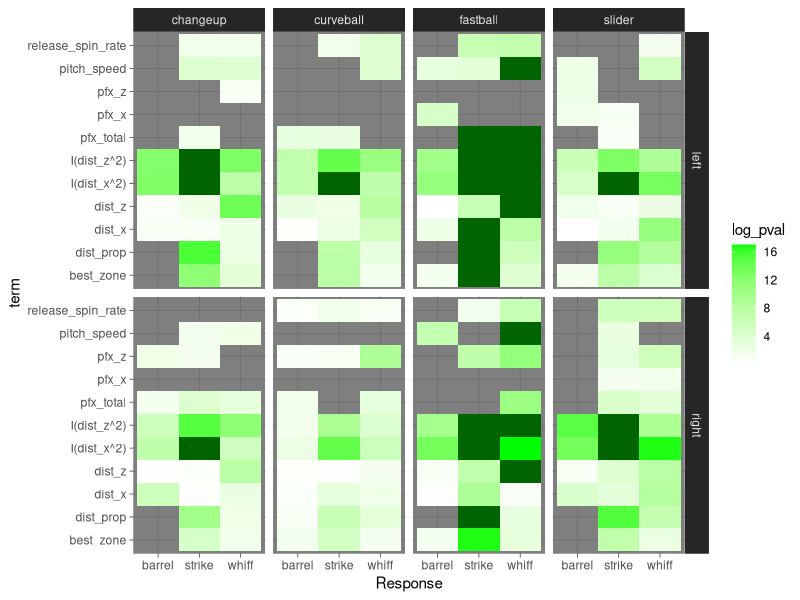
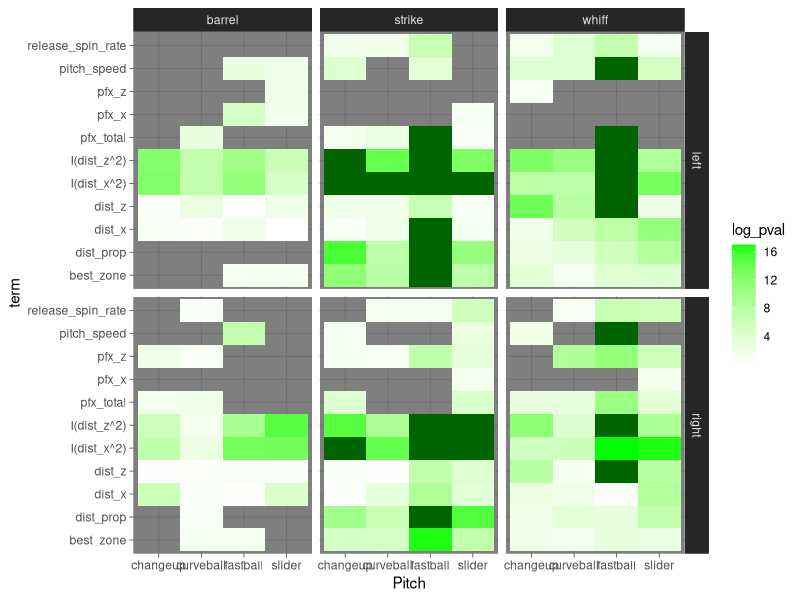

The R source for these figures, in order: (Note: this script raises an error after producing the figures.)
### Code to simplify best_zone creation with models3.csv file

# Required libraries

library(readr)
library(dplyr)
library(stringr)
library(ggplot2)


# Read in data and remove unnecessary columns

model <- read_csv("models3.csv") %>% 
  select(-...1) %>% 
  filter(!(term  %in%  c("(Intercept)", "pred_bwhiff", "pred_bbarrel", "pred_bstrike")))


# Use slice_min to find zone with lowest p-value

zone_terms <- model %>%
  filter(str_detect(term, "zone")) %>%
  slice_min(`p.value`, by = c(Response, Hand, Pitch)) %>%
  mutate(term = "best_zone")


# Combine full data with new best_zone

model <- model %>%
  filter(!str_detect(term, "zone")) %>%
  rbind(zone_terms)


# Model heat map (compare responses within batter hand / pitch type combinations)

model %>% 
  mutate(log_pval = -log10(p.value)) %>% 
  ggplot(aes(x = Response, y = term,
             fill = log_pval)) +
  scale_fill_gradient2(low = "khaki1", high = "green", na.value = "darkgreen") +
  geom_tile() +
  facet_grid(Hand ~ Pitch) +
  theme_dark()


# Model heat map (compare pitch types within batter hand / response combinations)

model %>% 
  mutate(log_pval = -log10(p.value)) %>% 
  ggplot(aes(x = Pitch, y = term,
             fill = log_pval)) +
  scale_fill_gradient2(low = "khaki1", high = "green", na.value = "darkgreen") +
  geom_tile() +
  facet_grid(Hand ~ Response) +
  theme_dark()




#####



# Take rhp data from Week 10.Rmd and convert responses to 0/1, remove NAs

rhp <- rhp %>%
  mutate(Barrel = ifelse(Barrel == TRUE, 1, 0),
              whiff = ifelse(whiff == TRUE, 1, 0)) %>%
  filter(!is.na(pitch_speed),
         !is.na(release_spin_rate))


# Create data frame for model results

results <- data.frame(term = NULL, 
                      estimate = NULL, 
                      std.error = NULL, 
                      statistic = NULL, 
                      p.value = NULL,
                      Response = NULL,
                      BHand = NULL,
                      Pitch = NULL)
  

# Loop through models using backward elimination

index <- 0

for(pitch in c("FF", "SL", "CH", "CU")) {
  for(bhand in c("R", "L")) {
    for(response in c("whiff", "Barrel", "STRIKE")) {
      
      index <- index + 1
      
      data <- rhp %>%
        filter(pitch_type == pitch,
               hitter == bhand) %>% 
        mutate(pfx_x = pfx_x*12,
               pfx_z = pfx_z*12,
               pfx_total = sqrt(pfx_x^2 + pfx_z^2)) %>% 
        mutate(plate_x = -plate_x)
      
      if(response == "whiff") { data <- rename(data, response = whiff,
                                       pred = pred_bwhiff) }
      if(response == "Barrel") { data <- rename(data, response = Barrel,
                                        pred = pred_bbarrel) }
      if(response == "STRIKE") { data <- rename(data, response = STRIKE,
                                        pred = pred_bstrike) }
      
      model <- glm(response ~ pitch_speed + pfx_x + pfx_z + pfx_total + zone + 
                     dist_x + dist_z + dist_prop + I(dist_x^2) + I(dist_z^2) + 
                     release_spin_rate + pred,
                   data = data, family = binomial)
      
      model2 <- step(model, direction = "backward") %>%
        tidy() %>%
        mutate(Response = response,
               BHand = bhand,
               Pitch = pitch)
  
      if(nrow(results > 0)) { results <- rbind(results, model2) }
      if(nrow(results) == 0) { results <- model2 }
      
      print(paste("Model", index, "of", 24, "completed"))
    }
  }
}


write.csv(results, "models4.csv", row.names = FALSE)


# Graph the results 
# (Note: These differ from results above. Automated method uses AIC instead of
# p-values for elimination.)

# Determine best zone for results

zone_terms <- results %>%
  filter(str_detect(term, "zone")) %>%
  slice_min(`p.value`, by = c(Response, BHand, Pitch)) %>%
  mutate(term = "best_zone")

model <- results %>%
  filter(!str_detect(term, "zone"),
         term != "(Intercept)", 
         term != "pred") %>%
  rbind(zone_terms)


# Model heat map (compare responses within batter hand / pitch type combinations)

model %>% 
  mutate(log_pval = -log10(p.value)) %>% 
  ggplot(aes(x = Response, 
             y = term,
             fill = log_pval)) +
  scale_fill_gradient2(low = "khaki1", 
                       high = "green", 
                       na.value = "darkgreen") +
  geom_tile(color = "darkgray") +
  facet_grid(BHand ~ Pitch) +
  theme_dark()


# Model heat map (compare pitch_type within batter hand / response combinations)

model %>% 
  mutate(log_pval = -log10(p.value)) %>% 
  ggplot(aes(x = Pitch, 
             y = term,
             fill = log_pval)) +
  scale_fill_gradient2(low = "khaki1", 
                       high = "green", 
                       na.value = "darkgreen") +
  geom_tile(color = "darkgray") +
  facet_grid(BHand ~ Response) +
  theme_dark()

